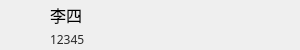
<?xml version="1.0" encoding="UTF-8"?>
<ui version="4.0">
 <class>personListBuddy</class>
 <widget class="QWidget" name="personListBuddy">
  <property name="geometry">
   <rect>
    <x>0</x>
    <y>0</y>
    <width>300</width>
    <height>50</height>
   </rect>
  </property>
  <property name="font">
   <font>
    <pointsize>12</pointsize>
   </font>
  </property>
  <property name="windowTitle">
   <string>Form</string>
  </property>
  <widget class="QLabel" name="headImg">
   <property name="geometry">
    <rect>
     <x>0</x>
     <y>0</y>
     <width>40</width>
     <height>40</height>
    </rect>
   </property>
   <property name="text">
    <string>&lt;html&gt;&lt;head/&gt;&lt;body&gt;&lt;p align=&quot;center&quot;&gt;&lt;img src=&quot;:/data/D/D_Img.jpg&quot;/&gt;&lt;/p&gt;&lt;/body&gt;&lt;/html&gt;</string>
   </property>
  </widget>
  <widget class="QLabel" name="nameLabel">
   <property name="geometry">
    <rect>
     <x>50</x>
     <y>0</y>
     <width>100</width>
     <height>30</height>
    </rect>
   </property>
   <property name="text">
    <string>李四</string>
   </property>
  </widget>
  <widget class="QLabel" name="numberLabel">
   <property name="geometry">
    <rect>
     <x>50</x>
     <y>30</y>
     <width>200</width>
     <height>20</height>
    </rect>
   </property>
   <property name="font">
    <font>
     <family>微软雅黑</family>
     <pointsize>9</pointsize>
    </font>
   </property>
   <property name="text">
    <string>&lt;html&gt;&lt;head/&gt;&lt;body&gt;&lt;p&gt;&lt;span style=&quot; color:#2b2b2b;&quot;&gt;12345&lt;/span&gt;&lt;/p&gt;&lt;/body&gt;&lt;/html&gt;</string>
   </property>
  </widget>
 </widget>
 <resources/>
 <connections/>
</ui>
